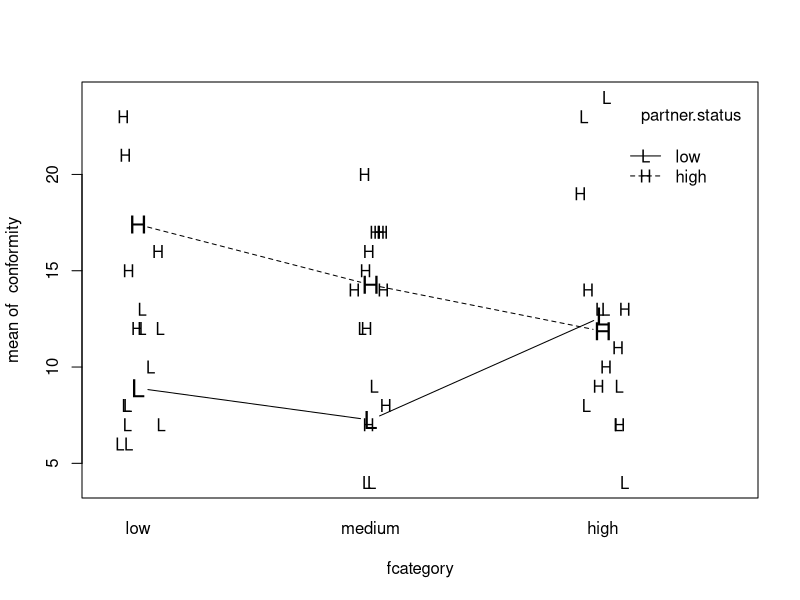
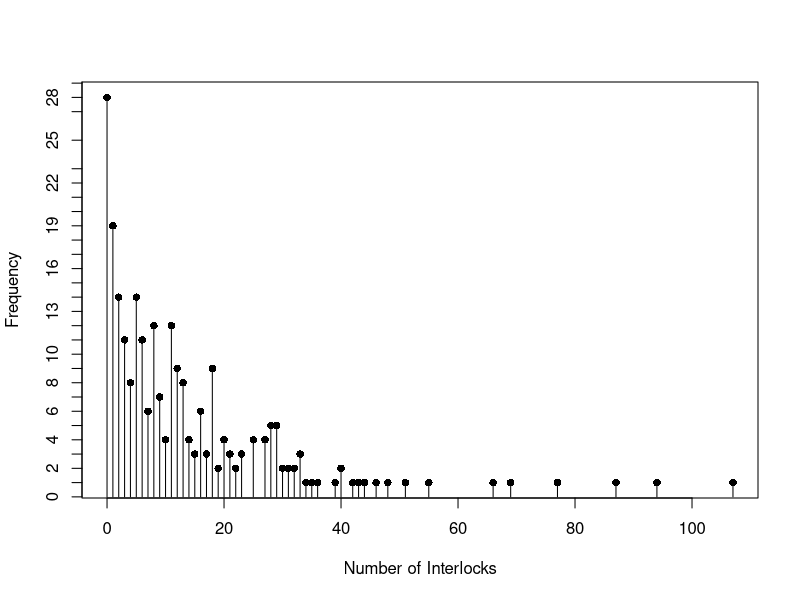

Generate these figures, in order, with R:
##---------------------------------##
## Script for Session 2: Models    ##
##    John Fox                     ##
## Statistical Computing in R/S    ##
##    ICPSR Summer Program 2008    ##
##---------------------------------##

    # multiple regression (Prestige data)
    
library(car)
names(Prestige)
some(Prestige)

attach(Prestige)
search()

prestige.mod <- lm(prestige ~ income + education + women)
summary(prestige.mod)

    # dummy regression

type    # a factor

detach(Prestige)
Prestige.2 <- na.omit(Prestige) # filter out missing data
attach(Prestige.2)
search()

type
length(type)

class(type)
unclass(type)

        # generating contrasts from factors
        
options("contrasts")

contrasts(type)

contrasts(type) <- contr.treatment(levels(type), base=2)  # changing the
                                                      # baseline category
contrasts(type)

contrasts(type) <- "contr.helmert"  # Helmert contrasts
contrasts(type)

contrasts(type) <- "contr.sum"  # "deviation" contrasts
contrasts(type)

contrasts(type) <- NULL  # back to default

type.ord <- ordered(type, levels=c("bc", "wc", "prof")) # ordered factor
type.ord
round(contrasts(type.ord), 3)   # orthogonal polynomial contrasts

prestige.mod.1 <- lm(prestige ~ income + education + type)
summary(prestige.mod.1)

anova(prestige.mod.1)   # sequential ("type-I") sums of squares

prestige.mod.0 <- lm(prestige ~ income + education) # note:NA's filtered!
summary(prestige.mod.0)
anova(prestige.mod.0, prestige.mod.1)   # incremental F-test

Anova(prestige.mod.1)   # "type-II" sums of squares

prestige.mod.3 <- update(prestige.mod.1, 
    . ~ . + income:type + education:type)     # adding interactions
summary(prestige.mod.3)
Anova(prestige.mod.3)

lm(prestige ~ income*type + education*type) # equivalent specification
lm(prestige ~ (income + education)*type)

detach(Prestige.2)

    # Anova Models

attach(Moore)
some(Moore)

fcategory <- factor(fcategory, 
    levels=c("low","medium","high"))     # reorder levels
fcategory

tapply(conformity, list(fcategory, partner.status), mean)  # means
tapply(conformity, 
    list(fcategory, partner.status), sd) #  standard deviations
tapply(conformity, list(fcategory, partner.status), length)  # counts

            # graph of means:
            
interaction.plot(fcategory, partner.status, conformity, type="b",
    ylim=range(conformity), pch=c("H", "L"), cex=1.5)
points(jitter(as.numeric(fcategory), 0.5), conformity,
    pch=ifelse(partner.status=="low", "L", "H"))
identify(fcategory, conformity)

            # ANOVA tables

options(contrasts=c("contr.sum", "contr.poly"))  
                        # contr.sum = deviation contrasts
moore.mod <- lm(conformity ~ fcategory*partner.status)
summary(moore.mod)

Anova(moore.mod)    # type II sums of squares
Anova(moore.mod, type="III")    # type III sums of squares

detach(Moore)

    # more on lm

args(lm)

some(Davis)
lm(weight ~ repwt, data=Davis, subset=sex == "F")  
        # observation selection (women only)
lm(weight ~ repwt, data=Davis, subset=1:100)

lm(prestige ~ income + education, data=Duncan, subset=-c(6, 16))

lm(conformity ~ partner.status*fcategory,  # specifying contrasts
    contrasts=list(partner.status=contr.sum, fcategory=contr.poly),
    data=Moore)

lm(100*conformity/40 ~ partner.status*fcategory, data=Moore)  
                # data argument; note computation of y

lm(prestige~I(income + education), data=Duncan)  
                # "protecting" expresssion on RHS of the model


    # generalized linear models
    
        # binary logit model
    
some(Mroz)

attach(Mroz)
mod.mroz <- glm(lfp ~ k5 + k618 + age + wc + hc + lwg + inc,
    family=binomial)
summary(mod.mroz)
    
anova(update(mod.mroz, . ~ . - k5), mod.mroz, test="Chisq")  
                                        # likelihood-ratio test

Anova(mod.mroz)  # analysis-of-deviance table

detach(Mroz)

        # Poisson regression

some(Ornstein)

attach(Ornstein)
tab <- table(interlocks)
tab

x <- sort(unique(interlocks))
plot(x, tab, type="h", xlab="Number of Interlocks",
    ylab="Frequency")
points(x, tab, pch=16)

options(contrasts=c("contr.treatment", "contr.poly"))  # restore
mod.ornstein <- glm(interlocks ~ assets + nation + sector,
    family=poisson)
summary(mod.ornstein)
Anova(mod.ornstein)
